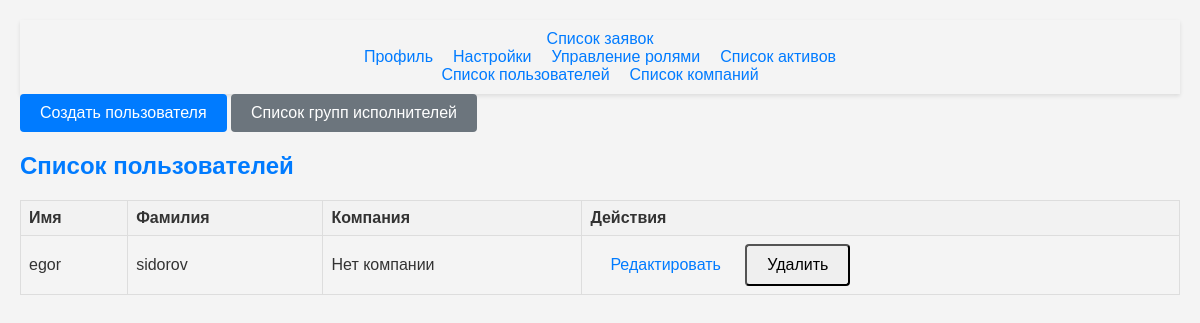
Page /user/ (signed in) on the committed database.
### service/models.py (models this page shows, shortened)
class CustomUser(AbstractBaseUser, PermissionsMixin):
    username = models.CharField(max_length=30, unique=True)
    email = models.EmailField(unique=True)
    first_name = models.CharField(max_length=30)
    last_name = models.CharField(max_length=30)
    phone_number = models.CharField(max_length=15, blank=True, null=True)
    address = models.CharField(max_length=255, blank=True, null=True)
    is_active = models.BooleanField(default=True)
    is_staff = models.BooleanField(default=False)
    group = models.ForeignKey(Group, on_delete=models.SET_NULL, null=True, blank=True, related_name="users")
    company = models.ForeignKey('Company', on_delete=models.SET_NULL, null=True, blank=True, verbose_name='Компания')
    department = models.ForeignKey('Department', null=True, blank=True, on_delete=models.SET_NULL)
    objects = CustomUserManager()
    USERNAME_FIELD = 'username'
    EMAIL_FIELD = 'email'
    REQUIRED_FIELDS = ['email', 'first_name', 'last_name']

### service/views/user_views.py (the view)
# urls.py: path('user/', user_list, name='user_list'),
@login_required
def user_list(request):
    if request.user.is_superuser:
        users = CustomUser.objects.all()
        return render(request, 'user/user_list.html', {'users': users})
    else:
        return redirect('profile')

### service/templates/user/user_list.html (shortened to what this page needs)
{% extends "base.html" %}
{% block content %}
<div class="actions">
    <a href="{% url 'create_user' %}" class="btn btn-primary">Создать пользователя</a>
    <a href="{% url 'performer_group_list' %}" class="btn btn-secondary">Список групп исполнителей</a>
</div>
<h2>Список пользователей</h2>
<table class="table">
  <thead>
    <tr>
      <th>Имя</th>
      <th>Фамилия</th>
      <th>Компания</th>
      <th>Действия</th>
    </tr>
  </thead>
  <tbody>
    {% for user in users %}
      <tr>
        <td>{{ user.first_name }}</td>
        <td>{{ user.last_name }}</td>
        <td>
            {% if user.company %}
                <a href="{% url 'company_edit' user.company.id %}">{{ user.company.name }}</a>
            {% else %}
                Нет компании
            {% endif %}
        </td>
        <td>
            <a href="{% url 'edit_profile' user.id %}" class="btn btn-sm btn-info">Редактировать</a>
            <form action="{% url 'user_delete' user.pk %}" method="post" style="display: inline;">
                <button type="submit" class="btn btn-sm btn-danger" onclick="return confirm('Вы уверены, что хотите удалить этого пользователя?');">Удалить</button>
            </form>
        </td>
      </tr>
    {% endfor %}
  </tbody>
</table>
{% endblock %}

### service/templates/base.html (style rules this page uses)
body { font-family: Arial, sans-serif; background-color: #f4f4f4; padding: 20px; margin: 0; color: #333; }
h1, h2, h3, h4, h5, h6 { color: #007bff; text-align: left; margin-top: 20px; margin-bottom: 20px; }
a { color: #007bff; text-decoration: none; }
.btn { padding: 10px 20px; border-radius: 4px; cursor: pointer; font-size: 16px; text-decoration: none; display: inline-block; }
.btn-primary { background-color: #007bff; color: white; border: none; }
.btn-secondary { background-color: #6c757d; color: white; border: none; }
table { border-collapse: collapse; width: 100%; margin-bottom: 20px; }
table, th, td { border: 1px solid #ddd; }
th, td { padding: 8px; text-align: left; }
th { background-color: #f2f2f2; color: #333; }

### rows in the picture
CustomUser: first_name "egor", last_name "sidorov", shows "Нет компании"
